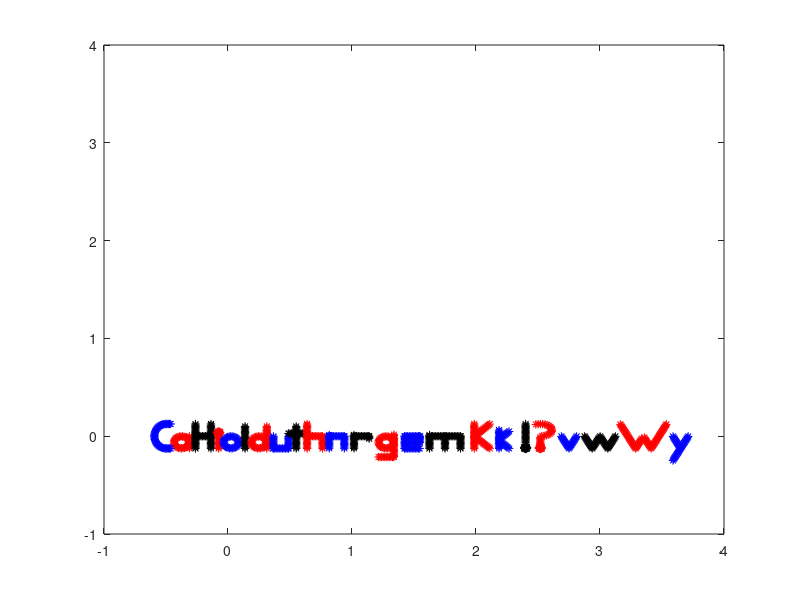

MATLAB code for this plot:
function test_Letters()

xCenter=0.5;
yCenter=0;
len=0.25;
ds=0.0125;

[xa,ya] = give_Me_The_Letter_Please(ds,len,'a',xCenter-0.125,yCenter);
[xC,yC] = give_Me_The_Letter_Please(ds,len,'C',xCenter,yCenter);
[xH,yH] = give_Me_The_Letter_Please(ds,len,'H',xCenter-0.3,yCenter);
[xi,yi] = give_Me_The_Letter_Please(ds,len,'i',xCenter-0.425,yCenter);
[xo,yo] = give_Me_The_Letter_Please(ds,len,'o',xCenter-0.525,yCenter);
[xl,yl] = give_Me_The_Letter_Please(ds,len,'l',xCenter-0.7,yCenter);
[xd,yd] = give_Me_The_Letter_Please(ds,len,'d',xCenter-0.75,yCenter);
[xu,yu] = give_Me_The_Letter_Please(ds,len,'u',xCenter-0.925,yCenter);
[xt,yt] = give_Me_The_Letter_Please(ds,len,'t',xCenter-1.05,yCenter);
[xh,yh] = give_Me_The_Letter_Please(ds,len,'h',xCenter-1.2,yCenter);
[xn,yn] = give_Me_The_Letter_Please(ds,len,'n',xCenter-1.375,yCenter);
[xr,yr] = give_Me_The_Letter_Please(ds,len,'r',xCenter-1.575,yCenter);
[xg,yg] = give_Me_The_Letter_Please(ds,len,'g',xCenter-1.775,yCenter);
[xe,ye] = give_Me_The_Letter_Please(ds,len,'e',xCenter-1.985,yCenter);
[xm,ym] = give_Me_The_Letter_Please(ds,len,'m',xCenter-2.25,yCenter);
[xK,yK] = give_Me_The_Letter_Please(ds,len,'K',xCenter-2.55,yCenter);
[xk,yk] = give_Me_The_Letter_Please(ds,len,'k',xCenter-2.75,yCenter);
[xEX,yEX] = give_Me_The_Letter_Please(ds,len,'!',xCenter-2.9,yCenter);
[xQU,yQU] = give_Me_The_Letter_Please(ds,len,'?',xCenter-3.05,yCenter);
[xv,yv] = give_Me_The_Letter_Please(ds,len,'v',xCenter-3.25,yCenter);
[xw,yw] = give_Me_The_Letter_Please(ds,len,'w',xCenter-3.5,yCenter);
[xW,yW] = give_Me_The_Letter_Please(ds,len,'W',xCenter-3.85,yCenter);
[xy,yy] = give_Me_The_Letter_Please(ds,len,'y',xCenter-4.15,yCenter);



plot(xa,ya,'r*'); hold on;
plot(xC,yC,'b*'); hold on;
plot(xH,yH,'k*'); hold on;
plot(xi,yi,'r*'); hold on;
plot(xo,yo,'b*'); hold on;
plot(xl,yl,'k*'); hold on;
plot(xd,yd,'r*'); hold on;
plot(xu,yu,'b*'); hold on;
plot(xt,yt,'k*'); hold on;
plot(xh,yh,'r*'); hold on;
plot(xn,yn,'b*'); hold on;
plot(xr,yr,'k*'); hold on;
plot(xg,yg,'r*'); hold on;
plot(xe,ye,'b*'); hold on;
plot(xm,ym,'k*'); hold on;
plot(xK,yK,'r*'); hold on;
plot(xk,yk,'b*'); hold on;
plot(xEX,yEX,'k*'); hold on;
plot(xQU,yQU,'r*'); hold on;
plot(xv,yv,'b*'); hold on;
plot(xw,yw,'k*'); hold on;
plot(xW,yW,'r*'); hold on;
plot(xy,yy,'b*'); hold on;



axis([-1 4 -1 4]);
%%%%%%%%%%%%%%%%%%%%%%%%%%%%%%%%%%%%%%%%%%%%%%%%%%%%%%%%%%%%%%%%%%%%%%%%%
%
% FUNCTION: give me the letter!
%
%%%%%%%%%%%%%%%%%%%%%%%%%%%%%%%%%%%%%%%%%%%%%%%%%%%%%%%%%%%%%%%%%%%%%%%%%

function [x,y] = give_Me_The_Letter_Please(ds,len,letter,xC,yC)

if strcmp(letter,'a')
    r = len/4.1;
    dt = ds/r;
    theta = 0:dt:2*pi;
    for i=1:length(theta)
       xA(i) = r*cos(theta(i)) - xC;
       yA(i) = r*sin(theta(i)) - yC - len/4;
    end
    
    yLine = [-r:ds:r r]; yLine = yLine - yC - len/4;
    xLine = r*ones(1,length(yLine)) - (xC-ds/6);
    
    x = [xA xLine];
    y = [yA yLine];

elseif strcmp(letter,'C')
    
    r = len/2;
        dt = ds/r;
    theta = pi/2:dt:pi-0.25*dt;
    theta = [theta pi -theta];
    for i=1:length(theta)
       x(i) = 3*r/4*cos(theta(i)) - xC;
       y(i) = r*sin(theta(i)) - yC;
    end
    
    xTB = 0:3*ds/4:len/6;
    xTB = xTB - xC;
    yT = r*ones(1,length(xTB))-yC;
    yB = -r*ones(1,length(xTB))-yC;
    x = [xTB x xTB];
    y = [yT y yB];
    
elseif strcmp(letter,'d')
    
    r = len/4.1;
    dt = ds/r;
    theta = 0:dt:2*pi;
    for i=1:length(theta)
       xA(i) = r*cos(theta(i)) - xC;
       yA(i) = r*sin(theta(i)) - yC - len/4;
    end
    
    yLine = [-len/2:ds:len/2.25 r]; yLine = yLine - yC;
    xLine = r*ones(1,length(yLine)) - (xC-ds/6);
    
    x = [xA xLine];
    y = [yA yLine];
    
 elseif strcmp(letter,'e')
        
    r = len/4.1;
    yV = [-r:ds:r r]; 
    xH = yV - xC;
    yH = zeros(1,length(xH)) - yC;
    yH2 = yH - len/4;
    yH3 = yH - len/2;
    
    yV = yV - yC - len/4;
    xV = r*ones(1,length(yV));
    
    yV3 = 0:-ds:-len/4;
    yV3 = yV3 - yC;
    xV3 = r*ones(1,length(yV3));
        
    x = [-xV-(xC-ds/6) xH xV3-(xC-ds/6) xH xH];
    y = [yV yH yV3 yH2 yH3];
           
    
elseif strcmp(letter,'g')
    
    r = len/4.1;
    dt = ds/r;
    theta = 0:dt:2*pi;
    for i=1:length(theta)
       xA(i) = r*cos(theta(i)) - xC;
       yA(i) = r*sin(theta(i)) - yC - len/4;
    end
    
    yLine = [-len/2:ds:len/2.25 r]; yLine = yLine - yC - len/3;
    xLine = r*ones(1,length(yLine)) - (xC-ds/6);
    
    yV = [-r:ds:r r]; 
    xH = yV - xC;
    yH = zeros(1,length(xH)) - yC - 0.85*len;
    
    x = [xA xLine xH];
    y = [yA yLine yH];
    
elseif strcmp(letter,'h')

   yLine = -len/2:ds:0-ds/4;
   yLine = [yLine 0 -yLine];
   yLine1 = yLine - yC;
   xLine1 = 1/2*len/2*ones(1,length(yLine1));
   
   yLine2 = -len/2:ds:0-ds/4;
   yLine2 = [yLine2 0];
   yLine2 = yLine2 - yC;
   xLine2 = 1/2*len/2*ones(1,length(yLine2));
   
   xH = (-1/2*len/2+ds/2:ds:1/2*len/2-ds/4);
   xH = xH - xC;
   yH = zeros(1,length(xH)) - yC;
   
   x = [-xLine1-xC xH xLine2-xC];
   y = [yLine1 yH yLine2];    
   
elseif strcmp(letter,'H')
   yLine = -len/2:ds:0-ds/4;
   yLine = [yLine 0 -yLine];
   yLine = yLine - yC;
   xLine = 1/2*len/2*ones(1,length(yLine));
   xH = (-1/2*len/2+ds/2:ds:1/2*len/2-ds/4);
   xH = xH - xC;
   yH = zeros(1,length(xH)) - yC;
   
   x = [-xLine-xC xH xLine-xC];
   y = [yLine yH yLine];
   
elseif strcmp(letter,'i')
    
   yLine = -len/2:ds:0-ds/4;
   yLine = yLine - yC;
   xLine = zeros(1,length(yLine)) - xC; 
   
    r = len/21;
    dt = ds/(2*r);
    theta = 0:dt:2*pi;
    for i=1:length(theta)
       xDot(i) = r*cos(theta(i)) - xC;
       yDot(i) = r*sin(theta(i)) - yC + len/7;
    end
    
    x = [xLine xDot];
    y = [yLine yDot];
    

elseif strcmp(letter,'k')
    
   yLine = -len/2:ds:len/2;
   yLine = yLine - yC;
   xLine = zeros(1,length(yLine)) -xC-len/3.9;

   XD = 0:ds:len/sqrt(2);
   YD = zeros(1,length(XD));
   
   %rotate!
   for i=1:length(XD)
      xDt(i) = XD(i)*cos(pi/4)-YD(i)*sin(pi/4);
      yDt(i) = XD(i)*sin(pi/4)+YD(i)*cos(pi/4);
      
      xDb(i) = XD(i)*cos(pi/4)-YD(i)*sin(-pi/4);
      yDb(i) = XD(i)*sin(-pi/4)+YD(i)*cos(pi/4);
   end
   xDt = xDt - xC - len/4;
   yDt = yDt - yC;
   
   xDb = xDb - xC - len/4;
   yDb = yDb - yC;
   
   x = [xLine(1:ceil(0.75*end)) xDt(1:ceil(2*end/3)) xDb(1:ceil(2*end/3))];
   y = [yLine(1:ceil(0.75*end)) yDt(1:ceil(2*end/3))-len/8 yDb(1:ceil(2*end/3))-len/5.5];
    
elseif strcmp(letter,'K')
    
   yLine = -len/2:ds:len/2;
   yLine = yLine - yC;
   xLine = zeros(1,length(yLine)) -xC-len/3.9;

   XD = 0:ds:len/sqrt(2);
   YD = zeros(1,length(XD));
   
   %rotate!
   for i=1:length(XD)
      xDt(i) = XD(i)*cos(pi/4)-YD(i)*sin(pi/4);
      yDt(i) = XD(i)*sin(pi/4)+YD(i)*cos(pi/4);
      
      xDb(i) = XD(i)*cos(pi/4)-YD(i)*sin(-pi/4);
      yDb(i) = XD(i)*sin(-pi/4)+YD(i)*cos(pi/4);
   end
   xDt = xDt - xC - len/4;
   yDt = yDt - yC;
   
   xDb = xDb - xC - len/4;
   yDb = yDb - yC;
   
   x = [xLine xDt xDb];
   y = [yLine yDt yDb];

 
elseif strcmp(letter,'l')
    
   yLine = -len/2:ds:len/2.25;
   yLine = yLine - yC;
   xLine = 1/2*len/2*ones(1,length(yLine));

   x = -xLine-xC;
   y = yLine;

elseif strcmp(letter,'m')
        
    r = len/2;
    xH = -r:ds:r;  xH = xH - xC;
    yH = zeros(1,length(xH)) - yC;
    yV = 0:-ds:-len/2; yV = yV - yC;
    xV = -r*ones(1,length(yV)) - xC;
    xV2 = zeros(1,length(yV)) - xC;
    xV3 = r*ones(1,length(yV)) - xC;
    
    yVS = 0:ds:len/12;
    yVS = yVS - yC;
    xVS = -r*ones(1,length(yVS)) - xC;
        
    x = [xVS xH xV xV2 xV3];
    y = [yVS yH yV yV yV];
    
elseif strcmp(letter,'n')
        
    r = len/4.1;
    yV = [-r:ds:r r]; 
    xH = yV - xC;
    yH = zeros(1,length(xH)) - yC;
    
    yV = yV - yC - len/4;
    xV = r*ones(1,length(yV));
    
    yV2 = 0:ds:len/12;
    yV2 = yV2 - yC;
    xV2 = r*ones(1,length(yV2));
        
    x = [-xV-(xC-ds/6) -xV2-(xC-ds/6) xH xV-(xC-ds/6)];
    y = [yV yV2 yH yV];
    
   
elseif strcmp(letter,'o')
       
    r = len/4.1;
    dt = ds/r;
    theta = 0:dt:2*pi;
    for i=1:length(theta)
       x(i) = r*cos(theta(i)) - xC;
       y(i) = r*sin(theta(i)) - yC - len/4;
    end
    
 elseif strcmp(letter,'r')
        
    r = len/4.1;
    yV = [-r:ds:r r]; 
    xH = yV - xC;
    yH = zeros(1,length(xH)) - yC;
    
    yV = yV - yC - len/4;
    xV = r*ones(1,length(yV));
    
    yV2 = 0:ds:len/12;
    yV2 = yV2 - yC;
    xV2 = r*ones(1,length(yV2));
    
    yV3 = 0:-ds:-len/10;
    yV3 = yV3 - yC;
    xV3 = r*ones(1,length(yV3));
        
    x = [-xV-(xC-ds/6) -xV2-(xC-ds/6) xH xV3-(xC-ds/6)];
    y = [yV yV2 yH yV3];
       
    
elseif strcmp(letter,'t')
    
   yLine = -len/2:ds:len/2.25;
   yLine = yLine - yC;
   xLine = zeros(1,length(yLine));

   xH = -len/4:ds:len/4;
   xH = xH-xC;
   yH = zeros(1,length(xH)) - yC + len/9;
   
   x = [xLine-xC xH];
   y = [yLine yH];
   
    
elseif strcmp(letter,'u')
        
    r = len/4.1;
    yV = [-r:ds:r r]; 
    xH = yV - xC;
    yH = zeros(1,length(xH)) - yC - len/2;
    
    yV = yV - yC - len/4;
    xV = r*ones(1,length(yV));
    
    x = [-xV-(xC-ds/6) xH xV-(xC-ds/6)];
    y = [yV yH yV];

elseif strcmp(letter,'v')
    
   XD = 0:ds:sqrt(5)*len/4;
   YD = zeros(1,length(XD));
   
   %rotate!
   ang = atan(2);
   for i=1:length(XD)
      xDr(i) = XD(i)*cos(ang)-YD(i)*sin(ang);
      yDr(i) = XD(i)*sin(ang)+YD(i)*cos(ang);
      
      xDL(i) = XD(i)*cos(pi-ang)-YD(i)*sin(pi-ang);
      yDL(i) = XD(i)*sin(pi-ang)+YD(i)*cos(pi-ang);
   end
   xDr = xDr - xC;
   yDr = yDr - yC - len/2;
 
   xDL = xDL - xC;
   yDL = yDL - yC - len/2;
 
   x = [xDL xDr(2:end)];
   y = [yDL yDr(2:end)];
   
elseif strcmp(letter,'w')
    
   XD = 0:ds:sqrt(5)*len/4;
   YD = zeros(1,length(XD));
   
   %rotate!
   ang = atan(2);
   for i=1:length(XD)
      xDr(i) = XD(i)*cos(ang)-YD(i)*sin(ang);
      yDr(i) = XD(i)*sin(ang)+YD(i)*cos(ang);
      
      xDL(i) = XD(i)*cos(pi-ang)-YD(i)*sin(pi-ang);
      yDL(i) = XD(i)*sin(pi-ang)+YD(i)*cos(pi-ang);
   end
   xDr = xDr - xC - len/4;
   yDr = yDr - yC - len/2;
 
   xDL = xDL - xC - len/4;
   yDL = yDL - yC - len/2;
 
   x = [xDL xDr(2:end-1) xDL+len/2 xDr(2:end)+len/2];
   y = [yDL yDr(2:end-1) yDL yDr(2:end)];   
   
elseif strcmp(letter,'W')
    
   XD = 0:ds:sqrt(5)*len/2;
   YD = zeros(1,length(XD));
   
   %rotate!
   ang = atan(2);
   for i=1:length(XD)
      xDr(i) = XD(i)*cos(ang)-YD(i)*sin(ang);
      yDr(i) = XD(i)*sin(ang)+YD(i)*cos(ang);
      
      xDL(i) = XD(i)*cos(pi-ang)-YD(i)*sin(pi-ang);
      yDL(i) = XD(i)*sin(pi-ang)+YD(i)*cos(pi-ang);
   end
   xDr = xDr - xC - len/4;
   yDr = yDr - yC - len/2;
 
   xDL = xDL - xC - len/4;
   yDL = yDL - yC - len/2;
 
   x = [xDL xDr(2:floor(end/2)-1) xDL(1:floor(end/2))+len/2 xDr(2:end)+len/2];
   y = [yDL yDr(2:floor(end/2)-1) yDL(1:floor(end/2))       yDr(2:end)];     
   
elseif strcmp(letter,'y')
    
   XD = 0:ds:sqrt(5)*len/4;
   YD = zeros(1,length(XD));
   
   %rotate!
   ang = atan(2);
   for i=1:length(XD)
      xDr(i) = XD(i)*cos(ang)-YD(i)*sin(ang);
      yDr(i) = XD(i)*sin(ang)+YD(i)*cos(ang);
      
      xDL(i) = XD(i)*cos(pi-ang)-YD(i)*sin(pi-ang);
      yDL(i) = XD(i)*sin(pi-ang)+YD(i)*cos(pi-ang);
      
      xB(i) = XD(i)*cos(pi+ang)-YD(i)*sin(pi+ang);
      yB(i) = XD(i)*sin(pi+ang)+YD(i)*cos(pi+ang);
   end
   xDr = xDr - xC;
   yDr = yDr - yC - len/2;
 
   xDL = xDL - xC;
   yDL = yDL - yC - len/2;
   
   xB = xB - xC;
   yB = yB - yC - len/2;
 
   x = [xDL xDr(2:end) xB(2:end)];
   y = [yDL yDr(2:end) yB(2:end)];
      
   
elseif strcmp(letter,'!')
    
   yLine = -len/4:ds:len/2;
   yLine = yLine - yC;
   xLine = zeros(1,length(yLine)) - xC; 
   
    r = len/21;
    dt = ds/(2*r);
    theta = 0:dt:2*pi;
    for i=1:length(theta)
       xDot(i) = r*cos(theta(i)) - xC;
       yDot(i) = r*sin(theta(i)) - yC - len/2.1;
    end
    
    x = [xLine xDot];
    y = [yLine yDot];  
    
elseif strcmp(letter,'?')
    
    %xT = 0:ds:len/8-ds; xT = xT - xC - len/4;
    %yT = zeros(1,length(xT)) - yC + len/2;

    r = len/4;
    dt = ds/r;
    theta = 1.25*pi/2:-dt:-pi/2;
    for i=1:length(theta)
       xL(i) = 1.5*r*cos(theta(i)) - xC - len/8;
       yL(i) = r*sin(theta(i)) - yC + len/4;
    end
    
    yV = -ds:-ds:-len/3.25;
    xV = zeros(1,length(yV)) - xC - len/8;
    
    r = len/21;
    dt = ds/(2*r);
    theta = 0:dt:2*pi;
    for i=1:length(theta)
       xDot(i) = r*cos(theta(i)) - xC -len/8;
       yDot(i) = r*sin(theta(i)) - yC - len/2.1;
    end
    
    x = [xL xV xDot];
    y = [yL yV yDot];  
 
end
